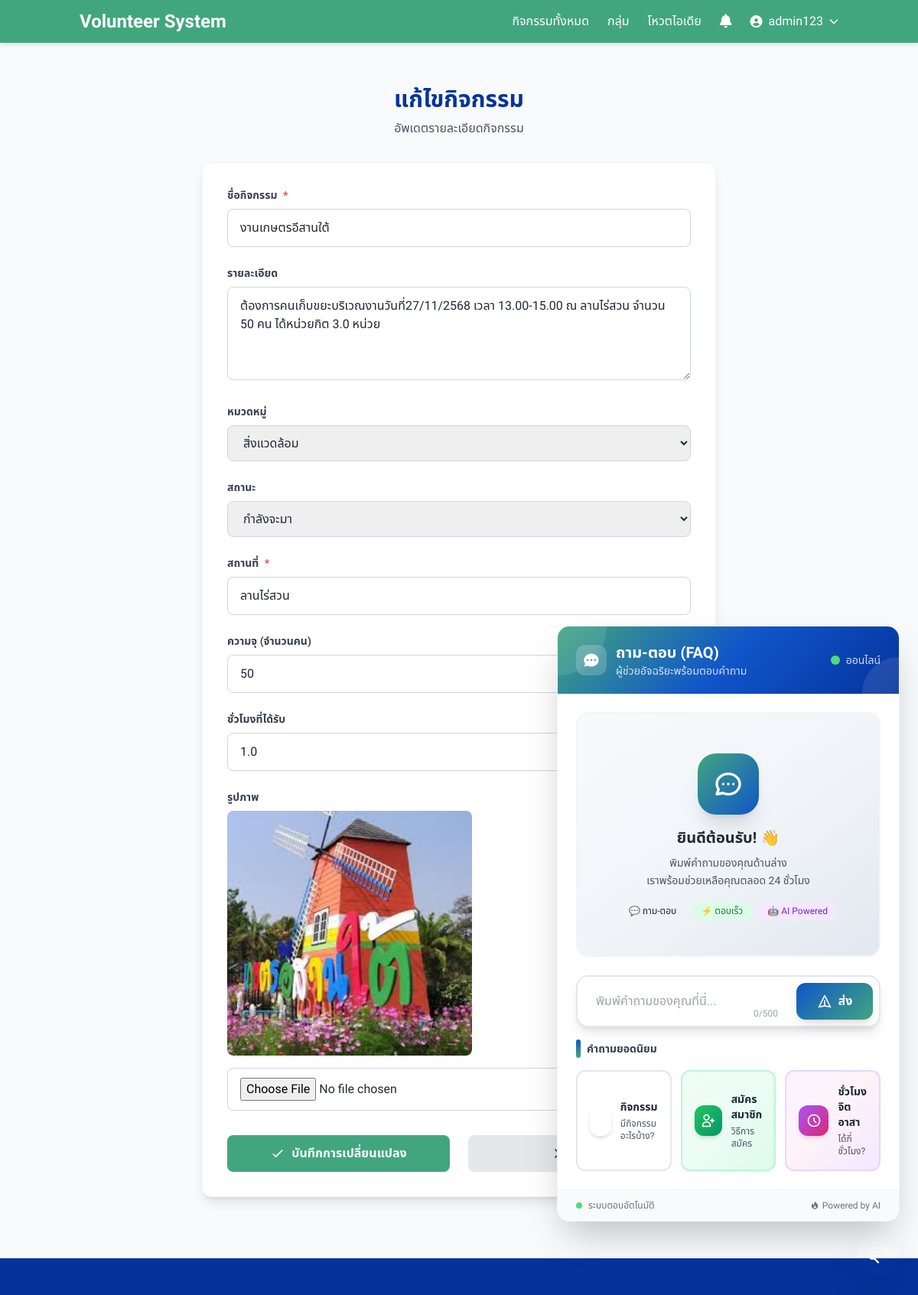
/custom-admin/activity/5/edit/ (signed in), run on the app's committed database.
### volunteer_app/models.py (models this page shows, shortened)
class User(AbstractUser):
    title = models.CharField(max_length=20, blank=True)
    student_id = models.CharField(max_length=20, blank=True)
    faculty = models.CharField(max_length=120, blank=True)
    department = models.CharField(max_length=120, blank=True)
    year = models.PositiveSmallIntegerField(null=True, blank=True)
    is_admin = models.BooleanField(default=False)
    roles = models.ManyToManyField("Role", blank=True, related_name="users")

class Activity(models.Model):
    TYPE_CHOICES = [
        ("environment", "Environment"),
        ("community", "Community"),
        ("education", "Education"),
        ("health", "Health"),
        ("other", "Other"),
    ]
    STATUS_CHOICES = [
        ("upcoming", "Upcoming"),
        ("ongoing", "Ongoing"),
        ("completed", "Completed"),
        ("cancelled", "Cancelled"),
    ]
    title = models.CharField(max_length=200)
    description = models.TextField(blank=True)
    category = models.CharField(max_length=50, choices=TYPE_CHOICES, default="other")
    status = models.CharField(max_length=20, choices=STATUS_CHOICES, default="upcoming")
    datetime = models.DateTimeField()
    location = models.CharField(max_length=255)
    capacity = models.PositiveIntegerField(default=50)
    hours_reward = models.DecimalField(max_digits=4, decimal_places=1, default=1.0)
    image = models.ImageField(upload_to=activity_image_path, null=True, blank=True)
    created_by = models.ForeignKey(User, on_delete=models.SET_NULL, null=True, blank=True, related_name="created_activities")
    created_at = models.DateTimeField(auto_now_add=True)

### volunteer_app/views.py (the view, shortened to what this page needs)
# urls.py: path("custom-admin/activity/<int:pk>/edit/", views.admin_edit_activity, name="admin_edit_activity"),
@login_required(login_url="/admin/login/")
@user_passes_test(is_admin, login_url="/admin/login/")
def admin_edit_activity(request, pk):
    activity = get_object_or_404(Activity, pk=pk)
    return render(request, "admin_edit_activity.html", {"activity": activity})

### volunteer_app/context_processors.py (called while the page is built)
def unread_notifications(request):
    count = 0
    user = getattr(request, 'user', None)
    try:
        if user and user.is_authenticated:
            count = user.notifications.filter(is_read=False).count()
    except Exception:
        count = 0
    return {"unread_notifications_count": count}

### volunteer_app/views.py (called while the page is built)
def is_admin(user):
    if not user or not user.is_authenticated:
        return False
    if user.is_staff or user.is_superuser:
        return True
    try:
        return user.has_role("admin", "staff", "leader")
    except AttributeError:
        return False

### volunteer_app/templates/admin_edit_activity.html (shortened to what this page needs)
{% extends "base.html" %}
{% load widget_tweaks %}
{% block content %}
<div class="min-h-full bg-gray-50 py-8 px-4 sm:px-6 lg:px-8">
  <div class="max-w-2xl mx-auto">
    <div class="text-center mb-8">
      <h1 class="text-3xl font-bold text-[#05339C] mb-2">แก้ไขกิจกรรม</h1>
      <p class="text-gray-600">อัพเดตรายละเอียดกิจกรรม</p>
    </div>
    <div class="bg-white rounded-xl shadow-lg border border-gray-100 overflow-hidden">
      <div class="px-6 py-8 sm:px-8">
        <form method="post" enctype="multipart/form-data" novalidate>
          <div class="space-y-6">
            <div class="form-group">
              <label for="title" class="block text-sm font-semibold text-gray-700 mb-2">
                ชื่อกิจกรรม
                <span class="text-red-500 ml-1">*</span>
              </label>
              <input
                type="text"
                id="title"
                name="title"
                value="{{ activity.title }}"
                required
                class="w-full px-4 py-3 border border-gray-300 rounded-lg focus:outline-none focus:ring-2 focus:ring-[#41A67E] focus:ring-opacity-20 transition-all duration-200"
              />
            </div>
            <div class="form-group">
              <label for="description" class="block text-sm font-semibold text-gray-700 mb-2">
                รายละเอียด
              </label>
              <textarea
                id="description"
                name="description"
                rows="4"
                class="w-full px-4 py-3 border border-gray-300 rounded-lg focus:outline-none focus:ring-2 focus:ring-[#41A67E] focus:ring-opacity-20 transition-all duration-200 resize-vertical"
              >{{ activity.description }}</textarea>
            </div>
            <div class="form-group">
              <label for="category" class="block text-sm font-semibold text-gray-700 mb-2">
                หมวดหมู่
              </label>
              <select
                id="category"
                name="category"
                class="w-full px-4 py-3 border border-gray-300 rounded-lg focus:outline-none focus:ring-2 focus:ring-[#41A67E] focus:ring-opacity-20 transition-all duration-200"
              >
                <option value="environment" {% if activity.category == 'environment' %}selected{% endif %}>สิ่งแวดล้อม</option>
              </select>
            </div>
            <div class="form-group">
              <label for="status" class="block text-sm font-semibold text-gray-700 mb-2">
                สถานะ
              </label>
              <select
                id="status"
                name="status"
                class="w-full px-4 py-3 border border-gray-300 rounded-lg focus:outline-none focus:ring-2 focus:ring-[#41A67E] focus:ring-opacity-20 transition-all duration-200"
              >
                <option value="upcoming" {% if activity.status == 'upcoming' %}selected{% endif %}>กำลังจะมา</option>
              </select>
            </div>
            <div class="form-group">
              <label for="location" class="block text-sm font-semibold text-gray-700 mb-2">
                สถานที่
                <span class="text-red-500 ml-1">*</span>
              </label>
              <input
                type="text"
                id="location"
                name="location"
                value="{{ activity.location }}"
                required
                class="w-full px-4 py-3 border border-gray-300 rounded-lg focus:outline-none focus:ring-2 focus:ring-[#41A67E] focus:ring-opacity-20 transition-all duration-200"
              />
            </div>
            <div class="form-group">
              <label for="capacity" class="block text-sm font-semibold text-gray-700 mb-2">
                ความจุ (จำนวนคน)
              </label>
              <input
                type="number"
                id="capacity"
                name="capacity"
                value="{{ activity.capacity }}"
                min="1"
                class="w-full px-4 py-3 border border-gray-300 rounded-lg focus:outline-none focus:ring-2 focus:ring-[#41A67E] focus:ring-opacity-20 transition-all duration-200"
              />
            </div>
            <div class="form-group">
              <label for="hours_reward" class="block text-sm font-semibold text-gray-700 mb-2">
                ชั่วโมงที่ได้รับ
              </label>
              <input
                type="number"
                id="hours_reward"
                name="hours_reward"
                value="{{ activity.hours_reward }}"
                min="0"
                step="0.5"
                class="w-full px-4 py-3 border border-gray-300 rounded-lg focus:outline-none focus:ring-2 focus:ring-[#41A67E] focus:ring-opacity-20 transition-all duration-200"
              />
            </div>
            <div class="form-group">
              <label for="image" class="block text-sm font-semibold text-gray-700 mb-2">
                รูปภาพ
              </label>
              {% if activity.image %}
                <div class="mb-4">
                  <img src="{{ activity.image.url }}" alt="{{ activity.title }}" class="w-full max-w-xs rounded-lg">
                </div>
              {% endif %}
              <input
                type="file"
                id="image"
                name="image"
                accept="image/*"
                class="w-full px-4 py-3 border border-gray-300 rounded-lg focus:outline-none focus:ring-2 focus:ring-[#41A67E] focus:ring-opacity-20 transition-all duration-200"
              />
            </div>
          </div>
          <div class="mt-8 flex gap-4 sm:gap-6">
            <button type="submit"
                    class="flex-1 bg-[#41A67E] hover:bg-[#369268] text-white font-semibold py-3 px-6 rounded-lg transition-all duration-200"
                    aria-label="บันทึก">
              <span class="flex items-center justify-center">
                <svg class="w-5 h-5 mr-2" fill="none" stroke="currentColor" viewBox="0 0 24 24">
                  <path stroke-linecap="round" stroke-linejoin="round" stroke-width="2" d="M5 13l4 4L19 7"></path>
                </svg>
                บันทึกการเปลี่ยนแปลง
              </span>
            </button>
            <a href="{% url 'volunteer_app:admin_manage_activities' %}"
               class="flex-1 bg-gray-200 hover:bg-gray-300 text-gray-800 font-semibold py-3 px-6 rounded-lg transition-all duration-200 flex items-center justify-center"
               aria-label="ยกเลิก">
            </a>
          </div>
        </form>
      </div>
    </div>
  </div>
</div>
{% endblock %}

### volunteer_app/templates/base.html (shortened to what this page needs)
{% load static %}
<!doctype html>
<html lang="th">
<head>
  <script src="https://cdn.tailwindcss.com"></script>
  <link rel="stylesheet" href="https://cdnjs.cloudflare.com/ajax/libs/font-awesome/6.4.2/css/all.min.css" />
  <link rel="stylesheet" href="{% static 'volunteer_app/css/styles_main.css' %}">
</head>
<body class="bg-gray-50 text-gray-800 font-thai min-h-screen flex flex-col">
  <nav class="bg-primary shadow-nav sticky top-0 z-50">
    <div class="container mx-auto flex justify-between items-center px-4 py-3">
      <a href="{% url 'volunteer_app:index' %}" class="text-white font-bold text-2xl hover:text-gold transition-colors">
        Volunteer System
      </a>
      <div class="hidden md:flex items-center space-x-6">
        <a href="{% url 'volunteer_app:activities' %}" class="text-white hover:text-gold transition-colors">กิจกรรมทั้งหมด</a>
        <a href="{% url 'volunteer_app:groups' %}" class="text-white hover:text-gold transition-colors">กลุ่ม</a>
        <a href="{% url 'volunteer_app:idea_list' %}" class="text-white hover:text-gold transition-colors">โหวตไอเดีย</a>
        {% if user.is_authenticated %}
          <a href="{% url 'volunteer_app:notifications' %}" class="relative text-white hover:text-gold transition-colors">
            <i class="fas fa-bell text-lg"></i>
          </a>
        {% endif %}
        {% if user.is_authenticated %}
          <div class="relative group">
            <button class="text-white hover:text-gold flex items-center gap-2">
              <i class="fas fa-user-circle"></i>{{ user.get_short_name|default:user.username }}
              <i class="fas fa-chevron-down text-xs"></i>
            </button>
          </div>
        {% else %}
          <a href="{% url 'volunteer_app:login' %}" class="text-white hover:text-gold">เข้าสู่ระบบ</a>
          <a href="{% url 'volunteer_app:register' %}" class="text-white hover:text-gold">สมัครสมาชิก</a>
        {% endif %}
      </div>
    </div>
  </nav>
  <main class="container mx-auto mt-6 px-4 flex-1">
    {% block content %}{% endblock %}
  </main>
  {% include "chatbot_widget.html" %}
  <button id="chatbot-toggle"
          class="fixed bottom-6 right-6 rounded-full shadow-2xl bg-gradient-to-r from-blue-600 to-primary text-white w-14 h-14 flex items-center justify-center focus:outline-none focus:ring-4 focus:ring-blue-200 hover:scale-105 transition-transform z-40"
          aria-label="เปิดแชทบอทช่วยเหลือ">
    <svg class="w-7 h-7" fill="none" stroke="currentColor" viewBox="0 0 24 24">
      <path stroke-linecap="round" stroke-linejoin="round" stroke-width="2" d="M7 8h10M7 12h6m-1 8l-4-4H5a2 2 0 01-2-2V6a2 2 0 012-2h14a2 2 0 012 2v6"></path>
    </svg>
  </button>
  <footer class="bg-darkBlue py-6 mt-12">
  </footer>
</body>
</html>

### volunteer_app/static/volunteer_app/css/styles_main.css (style rules this page uses)
body { @apply bg-gray-100 text-gray-800; }

### data on the page
User: get_short_name "admin123"
Activity: title "งานเกษตรอีสานใต้", description "ต้องการคนเก็บขยะบริเวณงานวันที่27/11/2568 เวลา 13.00-15.00 ณ ลานไร่สวน จำนวน 50 คน ได้หน่วยกิต 3.0 หน่วย", category "สิ่งแวดล้อม", status "กำลังจะมา", location "ลานไร่สวน", capacity "50", hours_reward "1.0", image (picture)
